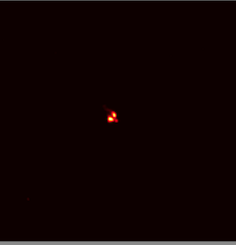
#> input picture gssti-project-nk/sim_gal/Screenshot 2024-05-12 at 18.49.54.png, 236 x 245 px; its folder holds only this picture in this run
$ jupyter execute --allow-errors svd_feature_extraction.ipynb
#> lines starting #> are read from the running program, lines starting #| are printed output that depends on the picture
[cell 1]
from numpy.linalg import svd
import cv2
import glob
import numpy as np
import matplotlib.pyplot as plt

[cell 2]
def normalize_image(image):
    min_val = np.min(image, axis=(0, 1), keepdims=True)
    max_val = np.max(image, axis=(0, 1), keepdims=True)
    normalized_image = (image - min_val) / (max_val - min_val)
    return normalized_image

[cell 3]
fpath = '/Users/admin/Documents/2020-09-09/JINST_SVD/gssti-project-nk/sim_gal/'

[cell 4]
# [7 lines of commented-out code are left out]

# [16 lines left out: function circular_mask, not called in this run]

[cell 5]
# Define the target shape
target_shape = (128, 128)  # Change this to your desired shape

# Initialize an empty list to store resized images
resized_images = []

# Use glob to find all .png files in the directory
png_files = glob.glob(f'{fpath}' +'*.png')

# Loop through each .png file
for png_file in png_files:
    # Read the image using OpenCV
    img = cv2.imread(png_file)
#> img is the input picture: shape (245, 236, 3); mean B, G, R 2.5, 2.5, 15.4
    # Resize the image to the target shape
    resized_img = cv2.resize(img, target_shape)
    resized_img = normalize_image(image=resized_img)
#> in normalize_image, `min_val = np.min(image, axis=(0, 1), keepdims=True)`: min_val = [[0, 0, 6]]
#> in normalize_image, `max_val = np.max(image, axis=(0, 1), keepdims=True)`: max_val = [[138, 242, 255]]
#> in normalize_image, `normalized_image = (image - min_val) / (max_val - min_val)`:
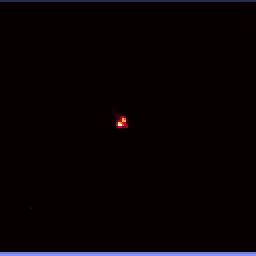
#> normalized_image: shape (128, 128, 3) float64 (shown 2 times larger); mean B, G, R 0.0177, 0.0102, 0.0378
    print(resized_img.shape)
#| (128, 128, 3)
#     masked_arr = circular_mask(d=resized_img)
#     masked_arr = np.where(resized_img == 0, np.nan, resized_img)
    # Append the resized image to the list
    resized_images.append(resized_img)
#     resized_images.append(masked_arr)


# Concatenate the resized images horizontally
appended_image = np.hstack(resized_images)

# # Display or save the appended image
# cv2.imshow('Appended Image', appended_image)
# cv2.waitKey(0)
# cv2.destroyAllWindows()

# # If you want to save the appended image to a file
# # cv2.imwrite('appended_image.png', appended_image)

# # Display the appended image inline in Jupyter Notebook
# plt.figure(figsize=(15, 10), dpi=300)  # Set figure size and dpi
# plt.imshow(cv2.cvtColor(appended_image, cv2.COLOR_BGR2RGB))
# plt.axis('off')  # Turn off axis
# plt.show()

[cell 6]
np.array(resized_images).shape
#> Out = (1, 128, 128, 3)

[cell 7]
appended_image.shape
#> Out = (128, 128, 3)

[cell 8]
# Create a figure and a grid of subplots
fig, axes = plt.subplots(2, 5, figsize=(15, 6), dpi=300)

# Flatten the axes array for easy iteration
axes = axes.flatten()

# Loop through masked_arr_listeach subplot and plot the corresponding masked image
for i, masked_arr in enumerate(resized_images):
    ax = axes[i]
    ax.imshow(masked_arr, cmap='cubehelix')
    ax.axis('off')
#> this loop made 1 pass

# Adjust spacing between subplots
plt.tight_layout()

# Show the plot
plt.show()

[cell 9]
# Concatenate all resized images into a single array
all_images = np.concatenate(resized_images, axis=0)

# Get the minimum and maximum values from all the images
min_val = np.min(all_images)
#> min_val = 0
max_val = np.max(all_images)
#> max_val = 1

# Create a figure and a grid of subplots
fig, axes = plt.subplots(2, 5, figsize=(25, 10), dpi=100)

# Flatten the axes array for easy iteration
axes = axes.flatten()

# Loop through each subplot and plot the corresponding masked image
for i, masked_arr in enumerate(resized_images):
    ax = axes[i]
    im = ax.imshow(masked_arr, cmap='cubehelix', vmin=min_val, vmax=max_val)
    ax.axis('off')

# Add colorbar directly above the subplots
cbar_ax = fig.add_axes([0.1, 0.95, 0.8, 0.02])  # [left, bottom, width, height]
cbar = fig.colorbar(im, cax=cbar_ax, orientation='horizontal')
cbar.ax.tick_params(labelsize=14)  # Adjust colorbar tick label size if needed

# Adjust spacing between subplots
plt.subplots_adjust(wspace=0.0, hspace=0.0)

# Show the plot
plt.show()
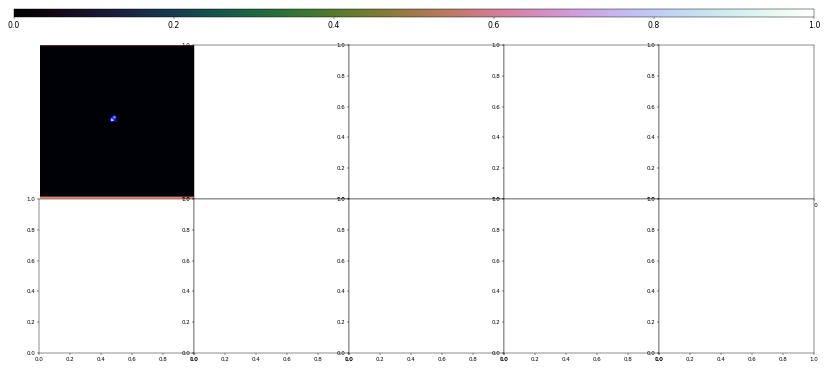
#> figure drawn by matplotlib, 2 panels; B, G, R data is drawn as R, G, B

[cell 10]
np.array(resized_images).shape
#> Out = (1, 128, 128, 3)

[cell 11]
# [19 lines of commented-out code are left out]

[cell 12]
# stacked_images = np.array(resized_images)

def svdecom(data):

    data = np.array(data)
    nchan, sx, sy, c = data.shape
    # Reshape the stacked images to (nchan, sx*sy*c)
    reshaped_images = data.reshape(nchan, -1)

    # Initialize lists to store the SVD results
    U_list = []
    S_list = []
    V_list = []

    # Compute SVD for each stacked image
    for img in reshaped_images:
        img_2d = img.reshape(sx*sy, c)  # Reshape to 2D
        U, S, V = svd(img_2d, full_matrices=False)
        U_list.append(U)
        S_list.append(S)
        V_list.append(V)

    # Convert the lists to numpy arrays
    U_array = np.array(U_list)
    S_array = np.array(S_list)
    V_array = np.array(V_list)

    # Check the shapes of U, S, and V arrays
    print("U array shape:", U_array.shape)
    print("S array shape:", S_array.shape)
    print("V array shape:", V_array.shape)

    return U_array, S_array, V_array

[cell 13]
U, S, V = svdecom(data=resized_images)
#> the loop in svdecom, `for img in reshaped_images:` made 1 pass
#> S on pass 1: [20.03, 4.38, 1.08]
#> after the loop in svdecom, `for img in reshaped_images:`: S_list = [[20.03, 4.38, 1.08]]; U_list = 1 item; V_list = [[[-0.771, -0.449, -0.451], [0.426, 0.161, -0.89], [0.472, -0.879, 0.067]]]
#> in svdecom, `S_array = np.array(S_list)`: S_array = [[20.03, 4.38, 1.08]]
#> in svdecom, `V_array = np.array(V_list)`: V_array = [[-0.771, -0.449, -0.451], [0.426, 0.161, -0.89], [0.472, -0.879, 0.067]]
#| U array shape: (1, 16384, 3)
#| S array shape: (1, 3)
#| V array shape: (1, 3, 3)
#> S = [[20.03, 4.38, 1.08]]; V has the same summary as V_array in svdecom

[cell 14]
S
#> Out = [[20.03, 4.38, 1.08]]

[cell 15]
def reconstruct_data(data, U_array, S_array, V_array, threshold):
    nchan, _, _ = U_array.shape
    _, sx, sy, c = data.shape
    # Initialize lists to store reconstructed data and MSE
    model_data = []
    mse = []
    weights = []

    # Reconstruct data for each channel
    for i in range(nchan):
        # Determine the number of singular values to keep based on threshold
        total_energy = np.sum(S_array[i]**2)
        cumulative_energy = np.cumsum(S_array[i]**2)
        idx = np.argmax(cumulative_energy / total_energy >= threshold)
        num_singular_values = idx + 1

        # Truncate U, S, and V matrices
        U_trunc = U_array[i, :, :num_singular_values]
        S_trunc = np.diag(S_array[i][:num_singular_values])
        V_trunc = V_array[i, :num_singular_values, :]

        # Reconstruct data
        reconstructed_img = np.dot(U_trunc, np.dot(S_trunc, V_trunc))
        model_data.append(normalize_image(image=reconstructed_img.reshape((sx, sy, c))))

        # Calculate MSE
        mse.append(np.mean((data[i] - normalize_image(image=reconstructed_img.reshape((sx, sy, c)))) ** 2))

        # Calculate weights
        weights.append(S_array[i][:num_singular_values] / np.sum(S_array[i]))

    return np.array(model_data), mse, weights

# Example usage
# Assuming 'data' is your input image data of shape (10, 128, 128, 3)
data=np.array(resized_images)
U_array, S_array, V_array = svdecom(data)
#> the loop in svdecom (call 2), `for img in reshaped_images:` made 1 pass
#| U array shape: (1, 16384, 3)
#| S array shape: (1, 3)
#| V array shape: (1, 3, 3)
#> S_array = [[20.03, 4.38, 1.08]]
model_data, mse, weights = reconstruct_data(data, U_array, S_array, V_array, threshold=0.95)
#> the loop in reconstruct_data, `for i in range(nchan):` made 1 pass
#> (total_energy, cumulative_energy, idx, num_singular_values, S_trunc, V_trunc) on pass 1: (421.4, [401.1, 420.3, 421.4], 0, 1, [20.03], [[-0.771, -0.449, -0.451]])
#> after the loop in reconstruct_data, `for i in range(nchan):`: model_data = 1 item; mse = [0.00106]; weights = [[0.786]]
#> mse = [0.00106]; weights = [[0.786]]

[cell 16]
model_data.shape
#> Out = (1, 128, 128, 3)

[cell 17]
mse
#> Out = [0.00106]

[cell 18]
weights
#> Out = [[0.786]]

[cell 19]
# [36 lines left out: function plot_subplots, not called in this run]

# Example usage
# Assuming 'original_data', 'model_data', and 'residuals' are lists of images corresponding to the original data, model data, and residuals respectively
# plot_subplots(original_data, model_data, residuals)

[cell 20]
import numpy as np
import matplotlib.pyplot as plt

# [38 lines left out: function plot_subplotss, not called in this run]

# Example usage
# Assuming 'original_data', 'model_data', and 'residuals' are lists of images corresponding to the original data, model data, and residuals respectively
# plot_subplots(original_data, model_data, residuals)

[cell 21]
import numpy as np
import matplotlib.pyplot as plt

# [31 lines left out: function plot_subplotsq, not called in this run]

# Example usage
# Assuming 'original_data', 'model_data', and 'residuals' are lists of images corresponding to the original data, model data, and residuals respectively
# plot_subplots(original_data, model_data, residuals)

[cell 22]
# Generate 4 random numbers from a range of 10
idx = np.random.choice(10, 4, replace=False)
#> idx = [2, 8, 4, 9]
idx
#> Out = [2, 8, 4, 9]

#> (a cell that did not finish here is left out)

#> (a cell that did not finish here is left out)

#> (a cell that did not finish here is left out)

[cell 26]
# idx =0
# plt.imshow(model_data[idx])
# plt.colorbar()

#> (a cell that did not finish here is left out)

[cell 28]
128* 128,

[cell 29]
np.sum(S > 1e-2)
#> Out = 3

[cell 30]
S.shape

[cell 31]
S
#> Out = [[20.03, 4.38, 1.08]]

$ run again, on gssti-project-nk/sim_gal/Screenshot 2024-05-12 at 18.50.45.png
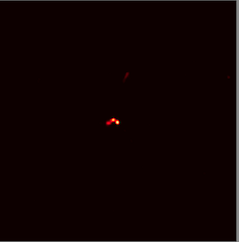
#> input picture gssti-project-nk/sim_gal/Screenshot 2024-05-12 at 18.50.45.png, 239 x 242 px
#> img is the input picture: shape (242, 239, 3); mean B, G, R 2.3, 2.3, 15.2
#> `resized_img = cv2.resize(img, target_shape)`:
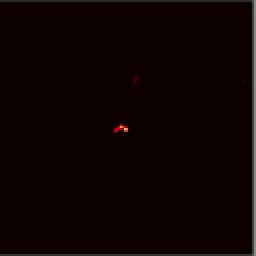
#> resized_img: shape (128, 128, 3) (shown 2 times larger); mean B, G, R 2.4, 2.4, 15.3
#> in normalize_image, `min_val = np.min(image, axis=(0, 1), keepdims=True)`: min_val = [[0, 0, 5]]
#> in normalize_image, `max_val = np.max(image, axis=(0, 1), keepdims=True)`: max_val = [[138, 197, 255]]
#| (128, 128, 3)
#> the loop `for i, masked_arr in enumerate(resized_images):` made 1 pass
#> `min_val = np.min(all_images)`: min_val = 0
#> `max_val = np.max(all_images)`: max_val = 1
#> the loop in svdecom, `for img in reshaped_images:` made 1 pass
#> S on pass 1: [18.51, 4.39, 0.822]
#> after the loop in svdecom, `for img in reshaped_images:`: S_list = [[18.51, 4.39, 0.822]]; U_list = 1 item; V_list = [[[-0.735, -0.521, -0.434], [0.373, 0.224, -0.901], [0.566, -0.824, 0.0295]]]
#> in svdecom, `S_array = np.array(S_list)`: S_array = [[18.51, 4.39, 0.822]]
#> in svdecom, `V_array = np.array(V_list)`: V_array = [[-0.735, -0.521, -0.434], [0.373, 0.224, -0.901], [0.566, -0.824, 0.0295]]
#| U array shape: (1, 16384, 3)
#| S array shape: (1, 3)
#| V array shape: (1, 3, 3)
#> `U, S, V = svdecom(data=resized_images)`: S = [[18.51, 4.39, 0.822]]; V has the same summary as V_array in svdecom
#> the loop in svdecom (call 2), `for img in reshaped_images:` made 1 pass
#| U array shape: (1, 16384, 3)
#| S array shape: (1, 3)
#| V array shape: (1, 3, 3)
#> the loop in reconstruct_data, `for i in range(nchan):` made 1 pass
#> (total_energy, cumulative_energy, idx, num_singular_values, S_trunc, V_trunc) on pass 1: (362.4, [342.5, 361.7, 362.4], 1, 2, [[18.51, 0], [0, 4.39]], [[-0.735, -0.521, -0.434], [0.373, 0.224, -0.901]])
#> pass 1, in normalize_image (call 2), `normalized_image = (image - min_val) / (max_val - min_val)`:
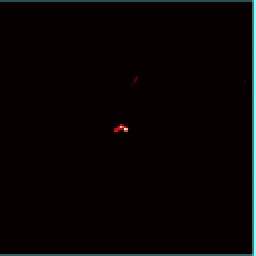
#> normalized_image: shape (128, 128, 3) float64 (shown 2 times larger); mean of channels 0, 1, 2 0.0182, 0.0177, 0.0392; drawn as B, G, R
#> after the loop in reconstruct_data, `for i in range(nchan):`: model_data = 1 item; mse = [0.00035]; weights = [[0.78, 0.185]]
#> `model_data, mse, weights = reconstruct_data(data, U_array, S_array, V_..`: mse = [0.00035]; weights = [[0.78, 0.185]]
#> `mse`: Out = [0.00035]
#> `weights`: Out = [[0.78, 0.185]]
#> `idx = np.random.choice(10, 4, replace=False)`: idx = [2, 8, 4, 9]
#> `np.sum(S > 1e-2)`: Out = 3
#> `S`: Out = [[18.51, 4.39, 0.822]]
